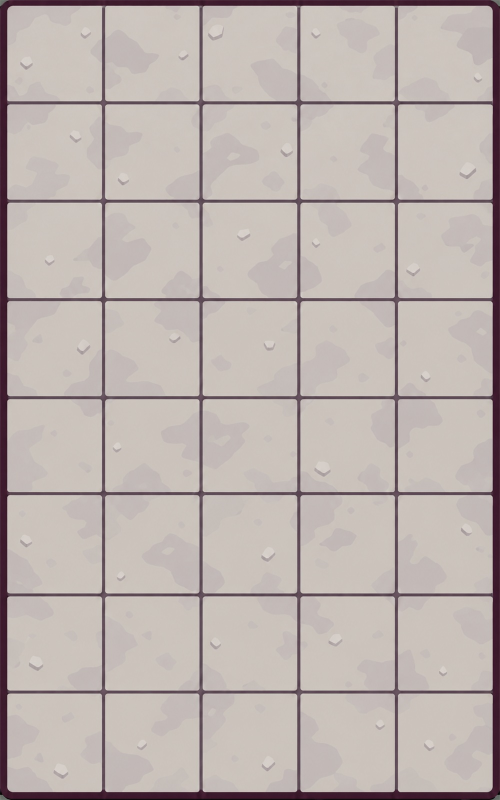
#> input picture work/rocky-board-exact-grid/originals/rocky5x8.jpg, 1000 x 1600 px, found by its file name (shown at 1/2 size)
$ python straighten.py
#> lines starting #> are read from the running program, lines starting #| are printed output that depends on the picture; long printed decimals are rounded
### work/rocky-board-exact-grid/measure.py
from pathlib import Path
import json
import numpy as np
from PIL import Image

ROOT = Path(__file__).resolve().parents[2]

def line_center(profile, expected, radius=32):
    start = max(0, int(expected) - radius)
    stop = min(len(profile), int(expected) + radius + 1)
    local = profile[start:stop].astype(float)
    floor = np.percentile(local, 85)
    low = float(local.min())
    threshold = (floor + low) / 2
    minimum = int(np.argmin(local))
    left = minimum
    right = minimum
    while left > 0 and local[left - 1] < threshold:
        left -= 1
    while right + 1 < len(local) and local[right + 1] < threshold:
        right += 1
    lo = left - (threshold - local[left]) / max(local[left - 1] - local[left], 1e-6) if left else left
    hi = right + (threshold - local[right]) / max(local[right + 1] - local[right], 1e-6) if right + 1 < len(local) else right
    return start + (lo + hi) / 2

def luminance(arr):
    return arr[..., :3].astype(np.float32) @ np.array([.2126, .7152, .0722], dtype=np.float32)

def measure(arr, cols, rows):
    gray = luminance(arr)
    h, w = gray.shape
    xs = [line_center(np.median(gray[30:-30], axis=0), x) for x in range(200, w, 200)]
    ys = [line_center(np.median(gray[:, 30:-30], axis=1), y) for y in range(200, h, 200)]
    return {'x': xs, 'y': ys}

# [5 lines that do not run on import are left out]

### work/rocky-board-exact-grid/straighten.py
"""Precisely resample the supplied board art onto a 200-pixel grid."""
from pathlib import Path
import argparse
import hashlib
import json
import shutil
import numpy as np
from PIL import Image, ImageDraw, ImageFont
from measure import line_center, luminance, measure

ROOT = Path(__file__).resolve().parents[2]
WORK = Path(__file__).resolve().parent
ASSETS = ROOT / 'images/board_backgrounds'
STAGED = WORK / 'staged'
BACKUP = WORK / 'originals'
SPECS = [('rocky5x8.jpg', 5, 8, 1000), ('rocky6x10.jpg', 6, 10, 1200)]

def digest(path):
    return hashlib.sha256(path.read_bytes()).hexdigest()

def straighten_axis(arr, centers, crossing_centers):
    """Straighten horizontal lines; transposition reuses this for columns."""
    h, w, _ = arr.shape
    gray = luminance(arr)
    valid = np.arange(24, w - 24)
    for cross in crossing_centers:
        valid = valid[np.abs(valid - cross) > 18]
    target = np.array([0, 24] + [200 * (i + 1) for i in range(len(centers))] + [h - 25, h - 1], dtype=np.float32)
    curves = [np.zeros(w, dtype=np.float32), np.full(w, 24, dtype=np.float32)]
    for center in centers:
        samples = np.array([line_center(gray[:, x], center, 20) for x in valid])
        curve = np.interp(np.arange(w), valid, samples)
        curves.append(curve.astype(np.float32))
    curves += [np.full(w, h - 25, dtype=np.float32), np.full(w, h - 1, dtype=np.float32)]
    curves = np.stack(curves)
    mapping = np.zeros((h, w), dtype=np.float32)
    for i in range(len(target) - 1):
        first, last = int(target[i]), int(target[i + 1])
        ys = np.arange(first, last + 1)
        ratio = ((ys - first) / (last - first)).astype(np.float32)[:, None]
        mapping[ys] = curves[i] + ratio * (curves[i + 1] - curves[i])
    lower = np.floor(mapping).astype(np.int32)
    upper = np.minimum(lower + 1, h - 1)
    fraction = (mapping - lower)[..., None]
    xs = np.arange(w)[None, :]
    return arr[lower, xs] * (1 - fraction) + arr[upper, xs] * fraction

def check_grid(path, cols, rows, divider=None):
    with Image.open(path) as image:
        assert image.format == 'JPEG'
        assert image.size == (cols * 200, rows * 200)
        arr = np.asarray(image.convert('RGB'))
    gray = luminance(arr)
    errors = []
    for y in range(200, rows * 200, 200):
        for x in range(50, cols * 200, 50):
            if x % 200 == 0:
                continue
            errors.append(abs(line_center(gray[:, x], y, 16) - y))
    for x in range(200, cols * 200, 200):
        for y in range(50, rows * 200, 50):
            if y % 200 == 0:
                continue
            errors.append(abs(line_center(gray[y], x, 16) - x))
    result = measure(arr, cols, rows)
    maximum = max(errors)
    if maximum > .5:
        raise RuntimeError(f'{path.name}: grid drift exceeds half a pixel: {maximum:.4f}')
    return dict(width=cols*200, height=rows*200, format='JPEG',
                x_centers=[round(v,3) for v in result['x']],
                y_centers=[round(v,3) for v in result['y']],
                checked_cross_sections=len(errors), max_center_error_px=round(maximum,4),
                purple_divider_y=divider)

def purple_variant(arr, y):
    result = arr.astype(np.float32).copy()
    h, w, _ = result.shape
    # Symmetric ten-pixel stroke, centered on the exact target coordinate.
    stroke = np.clip(5.5 - np.abs(np.arange(h) - y), 0, 1).astype(np.float32)
    alpha = stroke[:, None, None]
    color = np.array([96, 80, 184], dtype=np.float32)
    result[:, 14:w-14] = result[:, 14:w-14] * (1-alpha) + color * alpha
    return result

def save_jpeg(arr, path):
    Image.fromarray(np.clip(np.rint(arr),0,255).astype(np.uint8)).save(path, quality=97, subsampling=0)

def make_preview():
    canvas = Image.new('RGB', (1020, 470), '#f2f0ec')
    draw = ImageDraw.Draw(canvas)
    font_path = Path('C:/Windows/Fonts/segoeui.ttf')
    font = ImageFont.truetype(str(font_path), 15)
    names = [('rocky5x8.jpg','5 x 8 / Regular grid'), ('rocky5x8purple.jpg','5 x 8 / Purple divider'),
             ('rocky6x10.jpg','6 x 10 / Regular grid'), ('rocky6x10purple.jpg','6 x 10 / Purple divider')]
    for i,(filename,label) in enumerate(names):
        x = 18 + 252*i
        draw.text((x,12),label,font=font,fill='#36212d')
        image = Image.open(STAGED / filename)
        image.thumbnail((234,410), Image.Resampling.LANCZOS)
        canvas.paste(image,(x,42))
    canvas.save(WORK / 'preview.jpg', quality=94)

def build():
    STAGED.mkdir(parents=True, exist_ok=True)
    report = {'method':'Per-row and per-column geometric resampling; line centers constrained to exact multiples of 200 pixels. No generative redraw. Purple variants share the corrected base artwork.', 'sources':[], 'outputs':[]}
    for filename,cols,rows,divider in SPECS:
        path = ASSETS / filename
        source = np.asarray(Image.open(path).convert('RGB'), dtype=np.float32)
        assert source.shape[:2] == (rows*200,cols*200)
        before = measure(source,cols,rows)
#> in line_center, `stop = min(len(profile), int(expected) + radius + 1)`: stop = 233
#> in line_center, `local = profile[start:stop].astype(float)`: local = 65 values, max 200.1 at index 34, min 70.69 at index 37, mean 183.8
#> in line_center, `floor = np.percentile(local, 85)`: floor = 196.4
#> in line_center, `low = float(local.min())`: low = 70.69
#> in line_center, `threshold = (floor + low) / 2`: threshold = 133.6
#> in line_center, `minimum = int(np.argmin(local))`: minimum = 37
#> the loop in line_center, `while left > 0 and local[left - 1] < threshold:` made 1 pass
#> left on pass 1: 36
#> after the loop in line_center, `while left > 0 and local[left - 1] < threshold:`: left = 36
#> the loop in line_center, `while right + 1 < len(local) and local[right + 1] < threshold:` made 4 passes
#> after the loop in line_center, `while right + 1 < len(local) and local[right + 1] < threshold:`: right = 41
#> in line_center, `lo = left - (threshold - local[left]) / max(local[left - 1] - local[le..`: lo = 35.64
#> in line_center, `hi = right + (threshold - local[right]) / max(local[right + 1] - local..`: hi = 41.66
#> the loop in line_center (call 2), `while left > 0 and local[left - 1] < threshold:` made 1 pass
#> left on pass 1: 31
#> the loop in line_center (call 2), `while right + 1 < len(local) and local[right + 1] < threshold:` made 4 passes
#> in measure, `xs = [line_center(np.median(gray[30:-30], axis=0), x) for x in range(2..`: xs = [206.6, 401.6, 597.2, 792.4]
#> in measure, `ys = [line_center(np.median(gray[:, 30:-30], axis=1), y) for y in rang..`: ys = [205.2, 401.8, 598.7, 794.9, 986.7, 1189.4, 1383.6]
#> before = {'x': [206.6, 401.6, 597.2, 792.4], 'y': [205.2, 401.8, 598.7, 794.9, 986.7, 1189.4, 1383.6]}
        report['sources'].append({'file':filename,'sha256':digest(path),'measured_centers':before})
        corrected = straighten_axis(source,before['y'],before['x'])
#> the loop in straighten_axis, `for cross in crossing_centers:` made 4 passes
#> cross on passes 1 to 4: 206.6, 401.6, 597.2, 792.4
#> after the loop in straighten_axis, `for cross in crossing_centers:`: valid = 808 values from 24 to 975
#> in straighten_axis, `target = np.array([0, 24] + [200 * (i + 1) for i in range(len(centers)..`: target = [0, 24, 200, 400, 600, 800, 1000, 1200, 1400, 1575, 1599]
#> the loop in straighten_axis, `for center in centers:` made 7 passes
#> center on passes 2 to 7: 401.8, 598.7, 794.9, 986.7, 1189.4, 1383.6
#> center on pass 1: 205.2
#> the loop in straighten_axis, `for i in range(len(target) - 1):` made 10 passes
#> after the loop in straighten_axis, `for i in range(len(target) - 1):`:
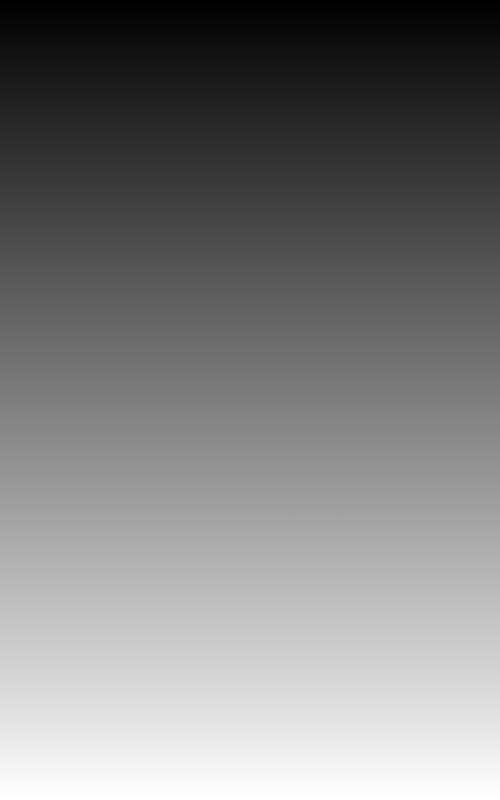
#> mapping: shape (1600, 1000) float32 (shown at 1/2 size); min 0, max 1599, mean 794.6; drawn with min black and max white
#> in straighten_axis, `lower = np.floor(mapping).astype(np.int32)`:
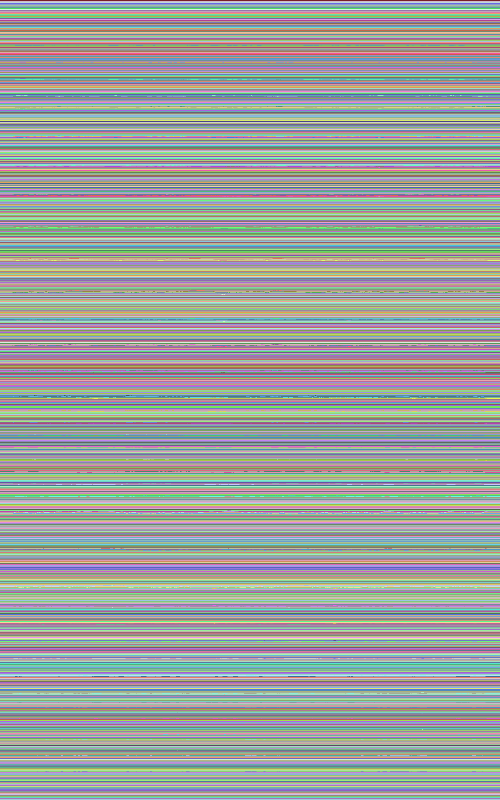
#> lower: shape (1600, 1000) int32 (shown at 1/2 size); 1593 distinct labels, from 0 to 1599; one colour per label, 0 black
#> in straighten_axis, `upper = np.minimum(lower + 1, h - 1)`: upper: shape (1600, 1000) int32; 1592 distinct labels, from 1 to 1599
        corrected = straighten_axis(corrected.transpose(1,0,2),before['x'],list(range(200,rows*200,200))).transpose(1,0,2)
#> in straighten_axis (call 2), `gray = luminance(arr)`:
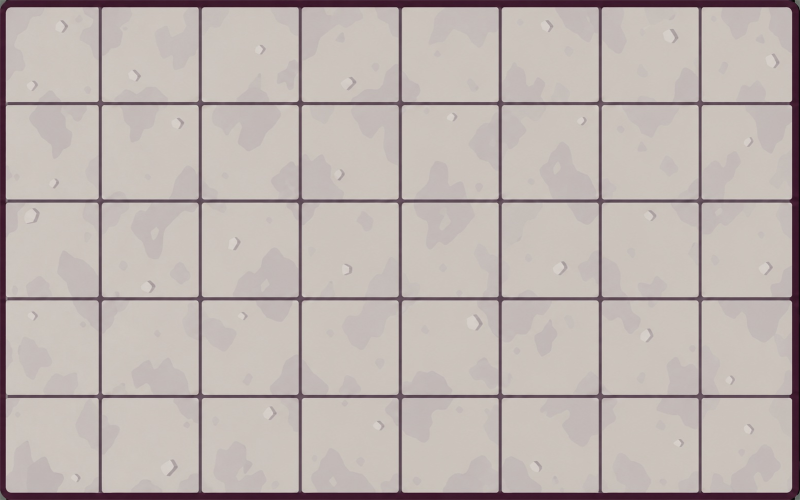
#> arr: shape (1000, 1600, 3) float64 (shown at 1/2 size); mean R, G, B 189.3, 179.3, 175.3
#> the loop in straighten_axis (call 2), `for center in centers:` made 4 passes
#> the loop in straighten_axis (call 2), `for i in range(len(target) - 1):` made 7 passes
#> after the loop in straighten_axis (call 2), `for i in range(len(target) - 1):`:
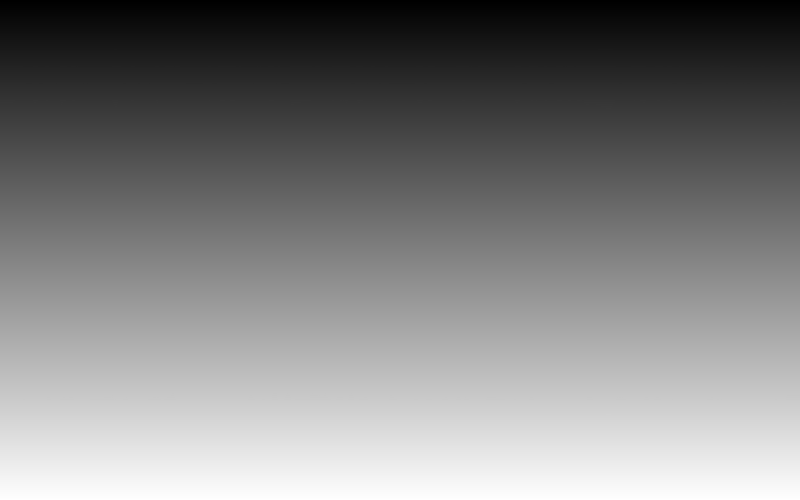
#> mapping: shape (1000, 1600) float32 (shown at 1/2 size); min 0, max 999, mean 499.1; drawn with min black and max white
#> in straighten_axis (call 2), `lower = np.floor(mapping).astype(np.int32)`:
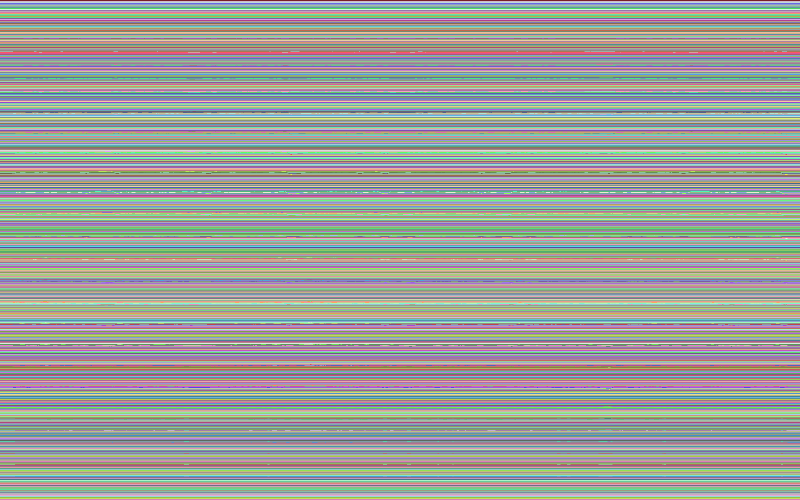
#> lower: shape (1000, 1600) int32 (shown at 1/2 size); 998 distinct labels, from 0 to 999; one colour per label, 0 black
#> in straighten_axis (call 2), `upper = np.minimum(lower + 1, h - 1)`: upper: shape (1000, 1600) int32; 997 distinct labels, from 1 to 999
        for name,data,line in [(filename,corrected,None), (filename.replace('.jpg','purple.jpg'),purple_variant(corrected,divider),divider)]:
            staged = STAGED / name
            save_jpeg(data,staged)
            verification = check_grid(staged,cols,rows,line)
#> in luminance (call 4), `return arr[..., :3].astype(np.float32) @ np.array([.2126, .7152, .0722..`:
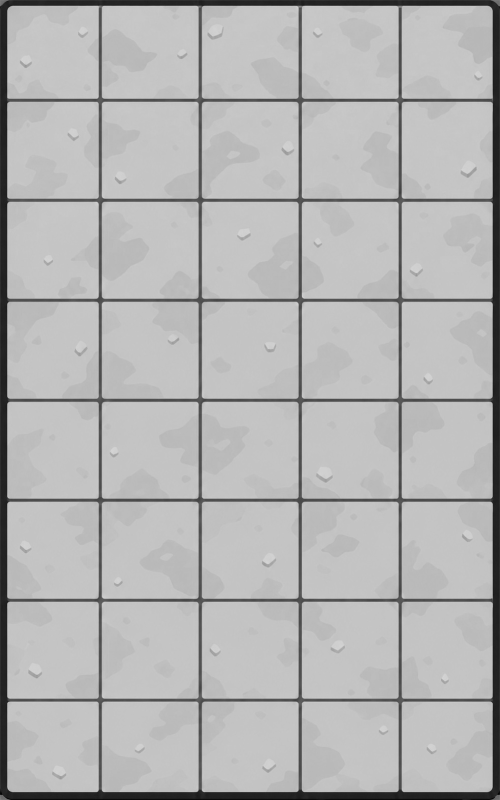
#> returned value: shape (1600, 1000) float32 (shown at 1/2 size); min 0.213, max 215.5, mean 181.1
#> the loop in check_grid, `for x in range(200, cols * 200, 200):` made 4 passes
#> x on passes 1 to 4: 200, 400, 600, 800
            report['outputs'].append({'file':name,'sha256':digest(staged),**verification})
#> pass 2 of the loop in build, `for filename,cols,rows,divider in SPECS:`:
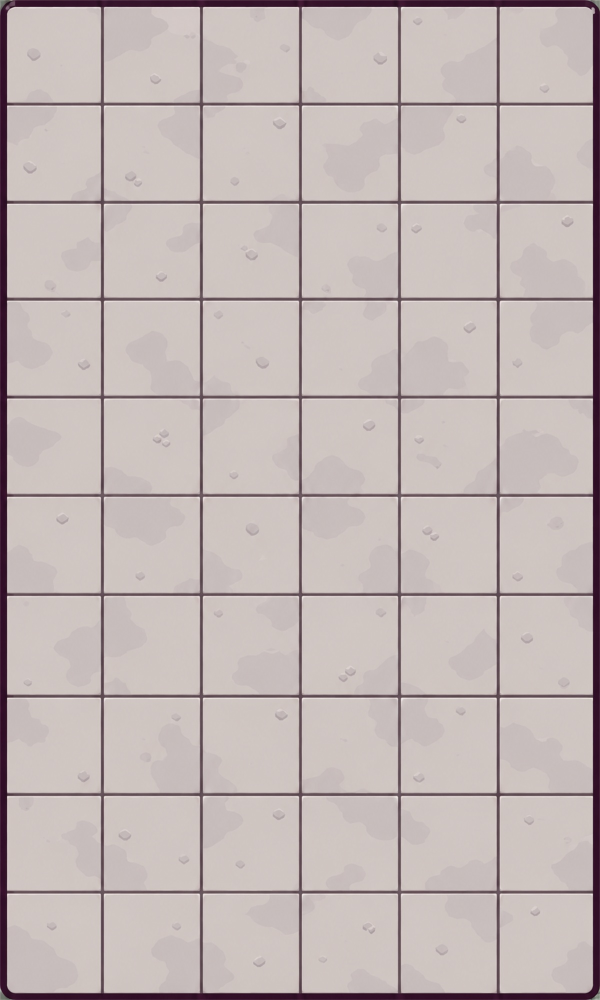
#> input picture work/rocky-board-exact-grid/originals/rocky6x10.jpg, 1200 x 2000 px, found by its file name (shown at 1/2 size)
#> source: shape (2000, 1200, 3) float32
#> lower: shape (2000, 1200) int32; 1997 distinct labels, from 0 to 1999
#> upper: shape (2000, 1200) int32; 1996 distinct labels, from 1 to 1999
#> fraction: shape (2000, 1200, 1) float64
#> in straighten_axis (call 4), `gray = luminance(arr)`:
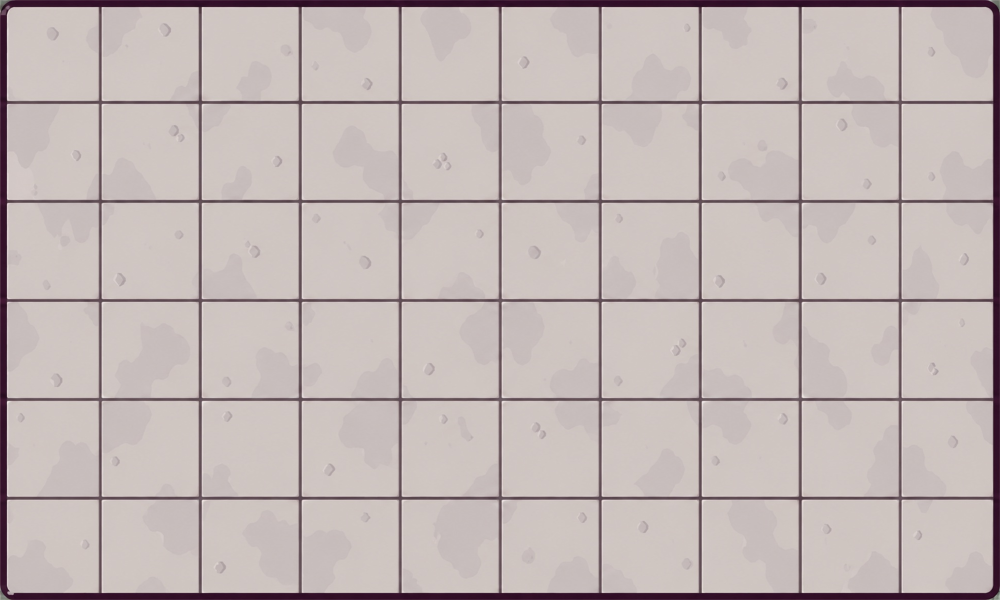
#> arr: shape (1200, 2000, 3) float64 (shown at 1/2 size); mean R, G, B 194.2, 183.2, 181.4
#> the loop in straighten_axis (call 4), `for cross in crossing_centers:` made 9 passes
#> cross on passes 1 to 8: 200, 400, 600, 800, 1000, 1200, 1400, 1600
#> the loop in straighten_axis (call 4), `for center in centers:` made 5 passes
#> center on passes 1 to 5: 204.4, 402.3, 600.4, 798.4, 995.9
#> the loop in straighten_axis (call 4), `for i in range(len(target) - 1):` made 8 passes
#> lower: shape (1200, 2000) int32; 1199 distinct labels, from 0 to 1199
#> upper: shape (1200, 2000) int32; 1198 distinct labels, from 1 to 1199
#> fraction: shape (1200, 2000, 1) float64
#> corrected: shape (2000, 1200, 3) float64
    (WORK / 'verification.json').write_text(json.dumps(report,indent=2),encoding='utf-8')
    make_preview()
#> in make_preview, `canvas.paste(image,(x,42))`:
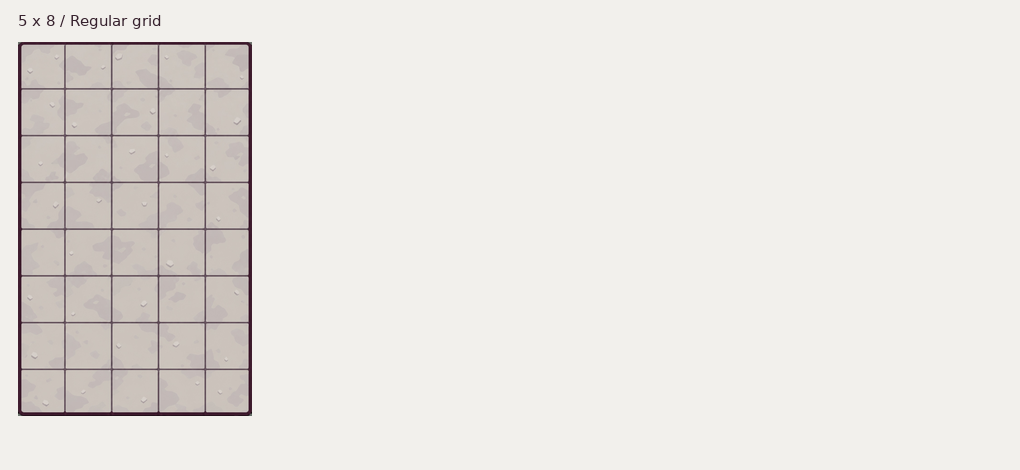
#> canvas: PIL image 1020x470 RGB; mean R, G, B 232.2, 228.8, 224.8
#> pass 2 of the loop in make_preview, `for i,(filename,label) in enumerate(names):`:
#> in make_preview, `canvas.paste(image,(x,42))`:
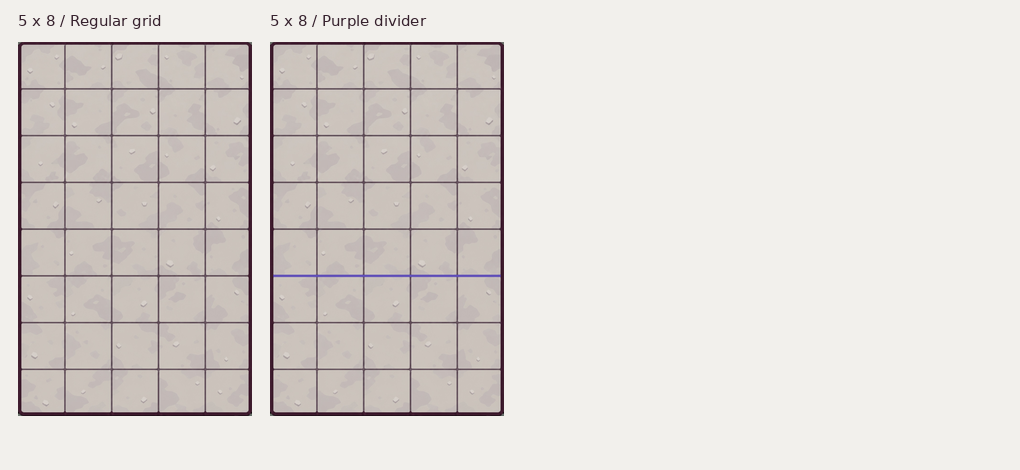
#> canvas: PIL image 1020x470 RGB; mean R, G, B 222.4, 217.5, 213.6
    print(json.dumps(report,indent=2))
#| {
#|   "method": "Per-row and per-column geometric resampling; line centers constrained to exact multiples of 200 pixels. No generative redraw. Purple variants share the corrected base artwork.",
#|   "sources": [
#|     {
#|       "file": "rocky5x8.jpg",
#|       "sha256": "72dd139d4d005cf20eae9b1a5f9eebc8ff67af4ee9f1d680eee152b56f75d1e8",
#|       "measured_centers": {
#|         "x": [
#|           206.647,
#|           401.600,
#|           597.161,
#|           792.354
#> (further printed lines are left out)

def publish():
    report = json.loads((WORK / 'verification.json').read_text(encoding='utf-8'))
    for entry in report['sources']:
        assert digest(ASSETS / entry['file']) == entry['sha256'], 'Source changed since measurement.'
    for entry in report['outputs']:
        assert digest(STAGED / entry['file']) == entry['sha256'], 'Staged output changed.'
        if 'purple' in entry['file']:
            assert not (ASSETS / entry['file']).exists(), 'Purple variant already exists.'
    BACKUP.mkdir(exist_ok=True)
    for entry in report['sources']:
        target = BACKUP / entry['file']
        assert not target.exists(), 'Backup already exists.'
        shutil.copy2(ASSETS / entry['file'],target)
        assert digest(target) == entry['sha256']
    for entry in report['outputs']:
        shutil.copy2(STAGED / entry['file'],ASSETS / entry['file'])
        assert digest(ASSETS / entry['file']) == entry['sha256']
    print('Published four verified JPGs. The two originals are backed up in '+str(BACKUP))

if __name__ == '__main__':
    parser = argparse.ArgumentParser()
    parser.add_argument('--publish',action='store_true')
    args = parser.parse_args()
    publish() if args.publish else build()
